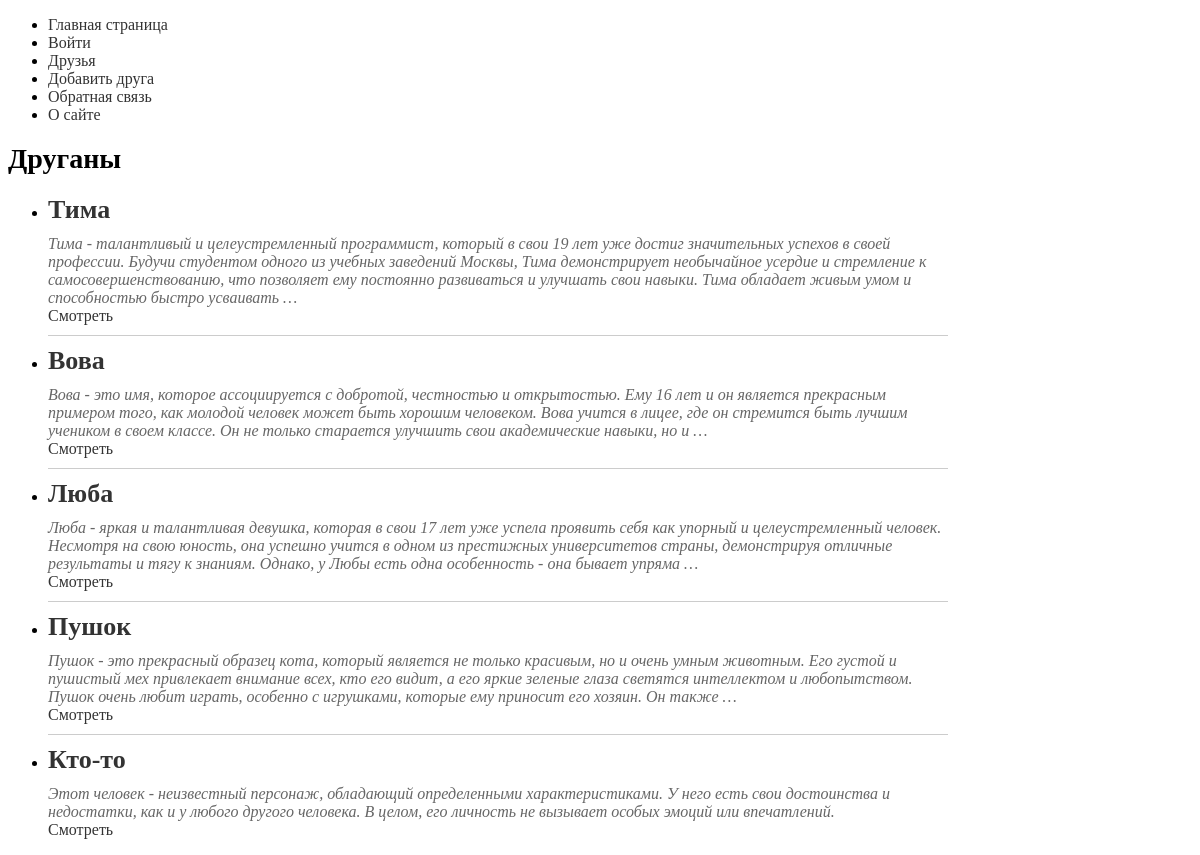
The app's page /friends/, older data.
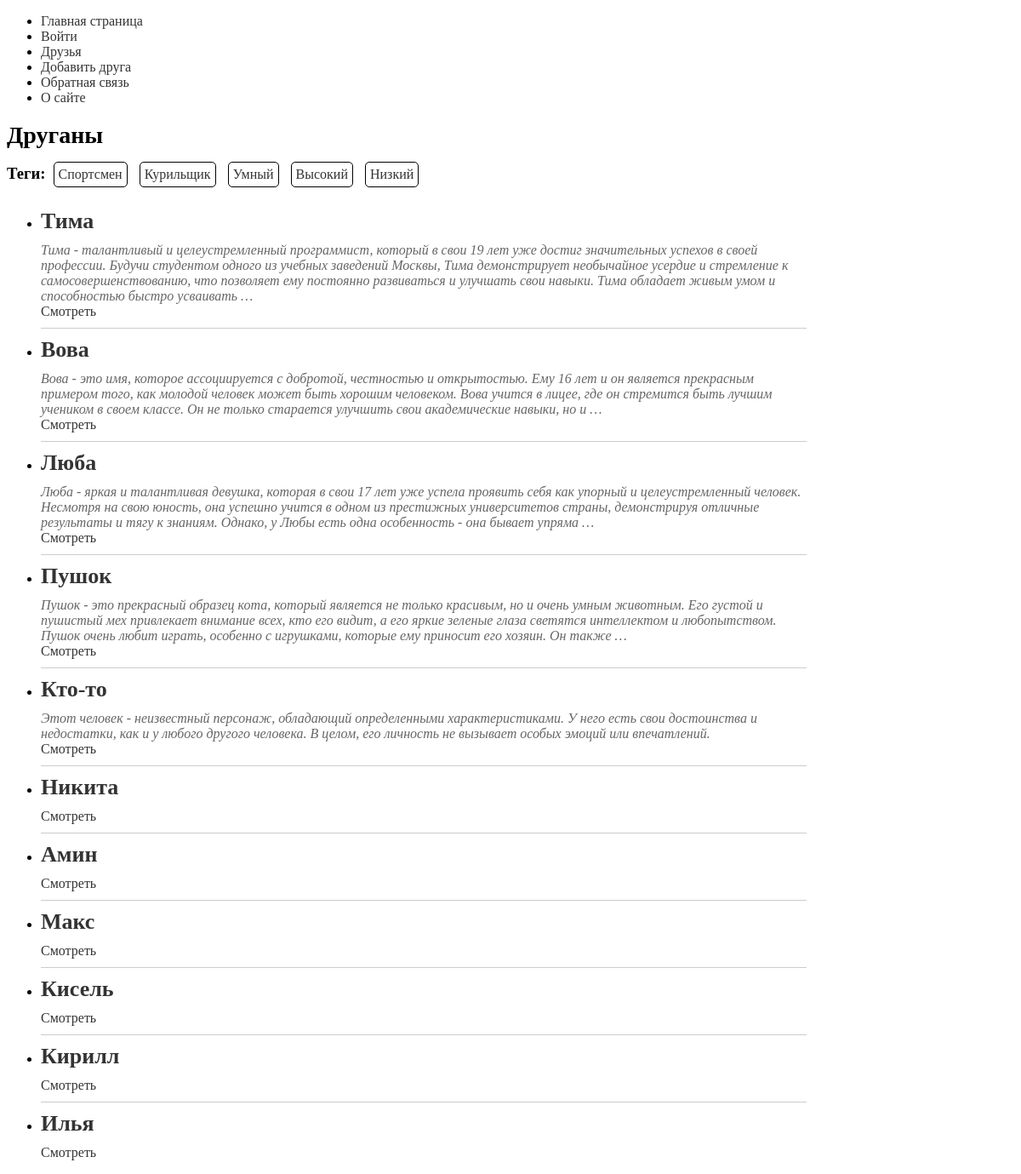
The same page, newer data.
### myapp/models.py (models this page shows, shortened)
class Friends(models.Model):
    class Status(models.IntegerChoices):
        NOT_THE_BEST = 0, "Не лучший друг"
        THE_BEST = 1, "Лучший друг"
    name = models.CharField(max_length=255)
    slug = models.SlugField(max_length=255, unique=True, db_index=True)
    description = models.TextField(blank=True)
    time_create = models.DateTimeField(auto_now_add=True)
    time_update = models.DateTimeField(auto_now=True)
    is_the_best = models.BooleanField(choices=Status.choices, default=Status.NOT_THE_BEST)
    gender = models.ForeignKey("Gender", on_delete=models.PROTECT, related_name="notes")
    tags = models.ManyToManyField("TagFriends", blank=True, related_name="tags")
    objects = models.Manager()
    is_the_best_manager = IsTheBestManager()
    girlfriend = models.OneToOneField("GirlFriend", on_delete=models.SET_NULL, null=True,
                                      blank="True", related_name="boyfriend")
    def __str__(self):
        return self.name
    class Meta:
        pass
    def get_absolute_url(self):
        return reverse("friend-slug", kwargs={"fr_slug": self.slug})

class TagFriends(models.Model):
    objects = models.Manager()
    tag = models.CharField(max_length=100, db_index=True)
    slug = models.SlugField(max_length=255, unique=True, db_index=True)
    def get_absolute_url(self):
        return reverse("tag", kwargs={"tag_slug": self.slug})

### myapp/views.py (the view)
# urls.py: path("friends/", views.friends, name="friends"),
def friends(request):
    friends_queryset = Friends.objects.all()
    print(friends_queryset)
    data = {
        "friends": friends_queryset,
        "title": "Друганы",
        "menu": menu,
    }
    return render(request, "myapp/friends.html", context=data)

### myapp/models.py (called while the page is built)
    def __str__(self):
        return self.name

### myapp/templatetags/friends_tags.py (called while the page is built)
@register.inclusion_tag("myapp/list_tags.html")
def show_all_tags():
    return {"tags": TagFriends.objects.all()}

### myapp/templates/myapp/friends.html
{% extends 'base.html' %}
{% load friends_tags %}
{% block content %}
{% show_all_tags %}
<ul class="friend-list">
    {% for friend in friends %}
    <li class="friend-item">
        <h2 class="friend-name">{{ friend.name }}</h2>
        <div class="info">
            {% autoescape off %}
            {{ friend.description|truncatewords:50 }}
            {% endautoescape %}
        </div>
        <a href="{{ friend.get_absolute_url }}">Смотреть</a>
        {% if not forloop.last %}
        <hr class="friend-divider">
        {% endif %}
    </li>
    {% endfor %}
</ul>
{% endblock %}

### templates/base.html (shortened to what this page needs)
<!DOCTYPE html>
{% load static %}
<html lang="en">
<head>
    <link rel="stylesheet" href="{% static 'myapp/css/styles.css' %}" type="text/css"/>
</head>
<body>
<ul>
    {% for m in menu %}
    <li>
        <a href="{% url m.name %}" {% if forloop.last %}class="last-menu"{% endif %}>
            {{ m.title }}
        </a>
    </li>
    {% endfor %}
</ul>
<h1 class="friend-title">{{ title }}</h1>
{% block content %}
{% endblock %}
</body>
</html>

### myapp/templates/myapp/list_tags.html
{% if tags %}
<h3 style="display: inline-block; margin: 0;">Теги:</h3>
<ul class="tags-ul">
    {% for t in tags %}
    <li class="tags-li">
        <a href="{{t.get_absolute_url}}">{{t.tag}}</a>
    </li>
    {% endfor %}
</ul>
{% endif %}

### myapp/static/myapp/css/styles.css (style rules this page uses)
a { text-decoration: none; color: #333; }
.friend-title { font-size: 28px; margin-bottom: 10px; }
.friend-list { margin-top: 20px; }
.friend-name { margin: 0; font-size: 26px; color: #333; }
.friend-divider { border: 0; border-top: 1px solid #ccc; margin: 10px 0; }
.friend-item { width: 900px; }
.info { color: #666; font-style: italic; margin-top: 10px; }
.tags-ul { display: inline-block; list-style-type: none; margin: 0; padding: 0; }
.tags-li { display: inline-block; text-size: 12px; margin: 5px; padding: 5px; border: 1px solid #000; border-radius: 5px; }

Row changes from the older to the newer data that the page shows:
added TagFriends: tag "Спортсмен"
added TagFriends: tag "Курильщик"
added TagFriends: tag "Умный"
added TagFriends: tag "Высокий"
added TagFriends: tag "Низкий"
added Friends: name "Никита"
added Friends: name "Амин"
added Friends: name "Макс"
added Friends: name "Кисель"
added Friends: name "Кирилл"
added Friends: name "Илья"
Text that changed along with them:
text now shown: "Теги:"
